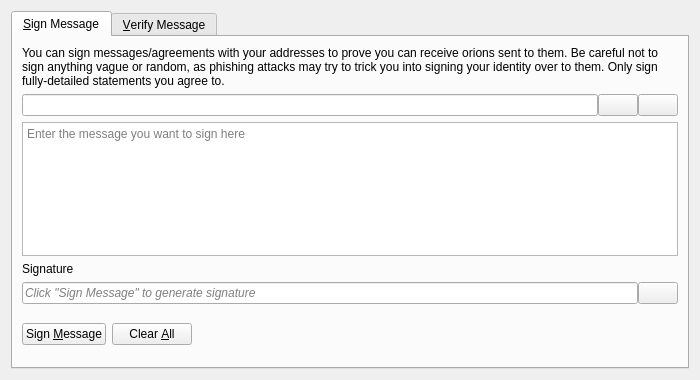
<?xml version="1.0" encoding="UTF-8"?>
<ui version="4.0">
 <class>SignVerifyMessageDialog</class>
 <widget class="QDialog" name="SignVerifyMessageDialog">
  <property name="geometry">
   <rect>
    <x>0</x>
    <y>0</y>
    <width>700</width>
    <height>380</height>
   </rect>
  </property>
  <property name="windowTitle">
   <string>Signatures - Sign / Verify a Message</string>
  </property>
  <property name="modal">
   <bool>true</bool>
  </property>
  <layout class="QVBoxLayout" name="verticalLayout">
   <item>
    <widget class="QTabWidget" name="tabWidget">
     <property name="currentIndex">
      <number>0</number>
     </property>
     <widget class="QWidget" name="tabSignMessage">
      <attribute name="title">
       <string>&amp;Sign Message</string>
      </attribute>
      <layout class="QVBoxLayout" name="verticalLayout_SM">
       <item>
        <widget class="QLabel" name="infoLabel_SM">
         <property name="text">
          <string>You can sign messages/agreements with your addresses to prove you can receive orions sent to them. Be careful not to sign anything vague or random, as phishing attacks may try to trick you into signing your identity over to them. Only sign fully-detailed statements you agree to.</string>
         </property>
         <property name="textFormat">
          <enum>Qt::PlainText</enum>
         </property>
         <property name="wordWrap">
          <bool>true</bool>
         </property>
        </widget>
       </item>
       <item>
        <layout class="QHBoxLayout" name="horizontalLayout_1_SM">
         <property name="spacing">
          <number>0</number>
         </property>
         <item>
          <widget class="QValidatedLineEdit" name="addressIn_SM">
           <property name="toolTip">
            <string>The Orion address to sign the message with</string>
           </property>
          </widget>
         </item>
         <item>
          <widget class="QPushButton" name="addressBookButton_SM">
           <property name="toolTip">
            <string>Choose previously used address</string>
           </property>
           <property name="text">
            <string/>
           </property>
           <property name="icon">
            <iconset resource="../orion.qrc">
             <normaloff>:/icons/address-book</normaloff>:/icons/address-book</iconset>
           </property>
           <property name="shortcut">
            <string>Alt+A</string>
           </property>
           <property name="autoDefault">
            <bool>false</bool>
           </property>
          </widget>
         </item>
         <item>
          <widget class="QPushButton" name="pasteButton_SM">
           <property name="toolTip">
            <string>Paste address from clipboard</string>
           </property>
           <property name="text">
            <string/>
           </property>
           <property name="icon">
            <iconset resource="../orion.qrc">
             <normaloff>:/icons/editpaste</normaloff>:/icons/editpaste</iconset>
           </property>
           <property name="shortcut">
            <string>Alt+P</string>
           </property>
           <property name="autoDefault">
            <bool>false</bool>
           </property>
          </widget>
         </item>
        </layout>
       </item>
       <item>
        <widget class="QPlainTextEdit" name="messageIn_SM">
         <property name="toolTip">
          <string>Enter the message you want to sign here</string>
         </property>
         <property name="placeholderText">
          <string>Enter the message you want to sign here</string>
         </property>
        </widget>
       </item>
       <item>
        <widget class="QLabel" name="signatureLabel_SM">
         <property name="text">
          <string>Signature</string>
         </property>
         <property name="textFormat">
          <enum>Qt::PlainText</enum>
         </property>
        </widget>
       </item>
       <item>
        <layout class="QHBoxLayout" name="horizontalLayout_2_SM">
         <property name="spacing">
          <number>0</number>
         </property>
         <item>
          <widget class="QLineEdit" name="signatureOut_SM">
           <property name="placeholderText">
            <string>Click "Sign Message" to generate signature</string>
           </property>
           <property name="font">
            <font>
             <italic>true</italic>
            </font>
           </property>
           <property name="readOnly">
            <bool>true</bool>
           </property>
          </widget>
         </item>
         <item>
          <widget class="QPushButton" name="copySignatureButton_SM">
           <property name="toolTip">
            <string>Copy the current signature to the system clipboard</string>
           </property>
           <property name="text">
            <string/>
           </property>
           <property name="icon">
            <iconset resource="../orion.qrc">
             <normaloff>:/icons/editcopy</normaloff>:/icons/editcopy</iconset>
           </property>
           <property name="autoDefault">
            <bool>false</bool>
           </property>
          </widget>
         </item>
        </layout>
       </item>
       <item>
        <layout class="QHBoxLayout" name="horizontalLayout_3_SM">
         <item>
          <widget class="QPushButton" name="signMessageButton_SM">
           <property name="toolTip">
            <string>Sign the message to prove you own this Orion address</string>
           </property>
           <property name="text">
            <string>Sign &amp;Message</string>
           </property>
           <property name="icon">
            <iconset resource="../orion.qrc">
             <normaloff>:/icons/edit</normaloff>:/icons/edit</iconset>
           </property>
           <property name="autoDefault">
            <bool>false</bool>
           </property>
          </widget>
         </item>
         <item>
          <widget class="QPushButton" name="clearButton_SM">
           <property name="toolTip">
            <string>Reset all sign message fields</string>
           </property>
           <property name="text">
            <string>Clear &amp;All</string>
           </property>
           <property name="icon">
            <iconset resource="../orion.qrc">
             <normaloff>:/icons/remove</normaloff>:/icons/remove</iconset>
           </property>
           <property name="autoDefault">
            <bool>false</bool>
           </property>
          </widget>
         </item>
         <item>
          <spacer name="horizontalSpacer_1_SM">
           <property name="orientation">
            <enum>Qt::Horizontal</enum>
           </property>
           <property name="sizeHint" stdset="0">
            <size>
             <width>40</width>
             <height>48</height>
            </size>
           </property>
          </spacer>
         </item>
         <item>
          <widget class="QLabel" name="statusLabel_SM">
           <property name="font">
            <font>
             <weight>75</weight>
             <bold>true</bold>
            </font>
           </property>
           <property name="text">
            <string/>
           </property>
           <property name="wordWrap">
            <bool>true</bool>
           </property>
          </widget>
         </item>
         <item>
          <spacer name="horizontalSpacer_2_SM">
           <property name="orientation">
            <enum>Qt::Horizontal</enum>
           </property>
           <property name="sizeHint" stdset="0">
            <size>
             <width>40</width>
             <height>48</height>
            </size>
           </property>
          </spacer>
         </item>
        </layout>
       </item>
      </layout>
     </widget>
     <widget class="QWidget" name="tabVerifyMessage">
      <attribute name="title">
       <string>&amp;Verify Message</string>
      </attribute>
      <layout class="QVBoxLayout" name="verticalLayout_VM">
       <item>
        <widget class="QLabel" name="infoLabel_VM">
         <property name="text">
          <string>Enter the receiver's address, message (ensure you copy line breaks, spaces, tabs, etc. exactly) and signature below to verify the message. Be careful not to read more into the signature than what is in the signed message itself, to avoid being tricked by a man-in-the-middle attack. Note that this only proves the signing party receives with the address, it cannot prove sendership of any transaction!</string>
         </property>
         <property name="textFormat">
          <enum>Qt::PlainText</enum>
         </property>
         <property name="alignment">
          <set>Qt::AlignLeading|Qt::AlignLeft|Qt::AlignTop</set>
         </property>
         <property name="wordWrap">
          <bool>true</bool>
         </property>
        </widget>
       </item>
       <item>
        <layout class="QHBoxLayout" name="horizontalLayout_1_VM">
         <property name="spacing">
          <number>0</number>
         </property>
         <item>
          <widget class="QValidatedLineEdit" name="addressIn_VM">
           <property name="toolTip">
            <string>The Orion address the message was signed with</string>
           </property>
          </widget>
         </item>
         <item>
          <widget class="QPushButton" name="addressBookButton_VM">
           <property name="toolTip">
            <string>Choose previously used address</string>
           </property>
           <property name="text">
            <string/>
           </property>
           <property name="icon">
            <iconset resource="../orion.qrc">
             <normaloff>:/icons/address-book</normaloff>:/icons/address-book</iconset>
           </property>
           <property name="shortcut">
            <string>Alt+A</string>
           </property>
           <property name="autoDefault">
            <bool>false</bool>
           </property>
          </widget>
         </item>
        </layout>
       </item>
       <item>
        <widget class="QPlainTextEdit" name="messageIn_VM">
          <property name="toolTip">
            <string>The signed message to verify</string>
          </property>
          <property name="placeholderText">
            <string>The signed message to verify</string>
          </property>
        </widget>
       </item>
       <item>
        <widget class="QValidatedLineEdit" name="signatureIn_VM">
          <property name="toolTip">
            <string>The signature given when the message was signed</string>
          </property>
          <property name="placeholderText">
            <string>The signature given when the message was signed</string>
          </property>
        </widget>
       </item>
       <item>
        <layout class="QHBoxLayout" name="horizontalLayout_2_VM">
         <item>
          <widget class="QPushButton" name="verifyMessageButton_VM">
           <property name="toolTip">
            <string>Verify the message to ensure it was signed with the specified Orion address</string>
           </property>
           <property name="text">
            <string>Verify &amp;Message</string>
           </property>
           <property name="icon">
            <iconset resource="../orion.qrc">
             <normaloff>:/icons/transaction_0</normaloff>:/icons/transaction_0</iconset>
           </property>
           <property name="autoDefault">
            <bool>false</bool>
           </property>
          </widget>
         </item>
         <item>
          <widget class="QPushButton" name="clearButton_VM">
           <property name="toolTip">
            <string>Reset all verify message fields</string>
           </property>
           <property name="text">
            <string>Clear &amp;All</string>
           </property>
           <property name="icon">
            <iconset resource="../orion.qrc">
             <normaloff>:/icons/remove</normaloff>:/icons/remove</iconset>
           </property>
           <property name="autoDefault">
            <bool>false</bool>
           </property>
          </widget>
         </item>
         <item>
          <spacer name="horizontalSpacer_1_VM">
           <property name="orientation">
            <enum>Qt::Horizontal</enum>
           </property>
           <property name="sizeHint" stdset="0">
            <size>
             <width>40</width>
             <height>48</height>
            </size>
           </property>
          </spacer>
         </item>
         <item>
          <widget class="QLabel" name="statusLabel_VM">
           <property name="font">
            <font>
             <weight>75</weight>
             <bold>true</bold>
            </font>
           </property>
           <property name="text">
            <string/>
           </property>
           <property name="wordWrap">
            <bool>true</bool>
           </property>
          </widget>
         </item>
         <item>
          <spacer name="horizontalSpacer_2_VM">
           <property name="orientation">
            <enum>Qt::Horizontal</enum>
           </property>
           <property name="sizeHint" stdset="0">
            <size>
             <width>40</width>
             <height>48</height>
            </size>
           </property>
          </spacer>
         </item>
        </layout>
       </item>
      </layout>
     </widget>
    </widget>
   </item>
  </layout>
 </widget>
 <customwidgets>
  <customwidget>
   <class>QValidatedLineEdit</class>
   <extends>QLineEdit</extends>
   <header>qt/qvalidatedlineedit.h</header>
  </customwidget>
 </customwidgets>
 <resources>
  <include location="../orion.qrc"/>
 </resources>
 <connections/>
</ui>
